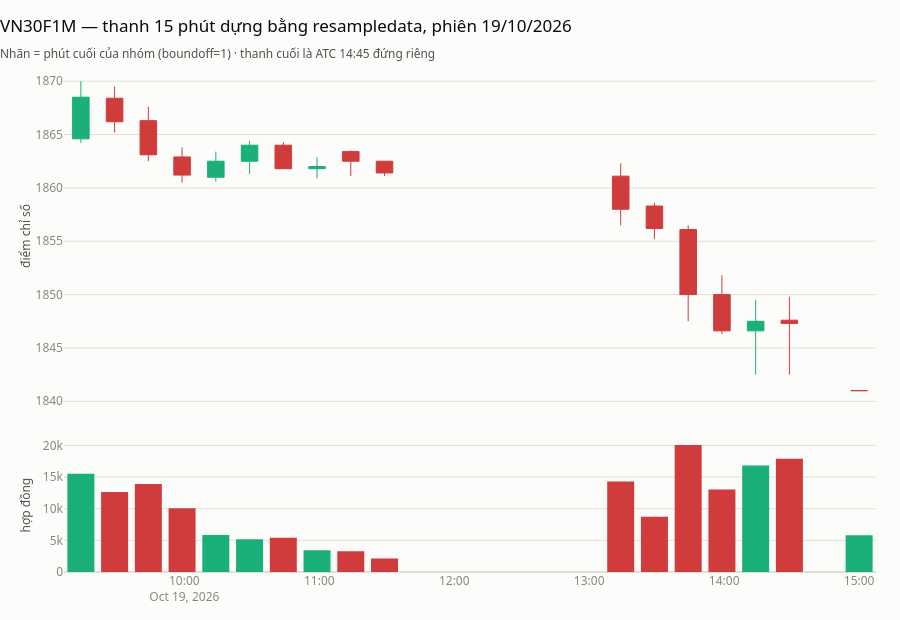

Notebook source saved alongside this figure:
### Markdown cell above
Với `boundoff=0`, thanh 5 phút đầu tiên của mỗi phiên **chỉ chứa thanh 09:00**,
thanh thứ hai chứa 09:01–09:05… — mọi thanh lệch một phút so với finlens, và
"khoảng mở cửa 15 phút" của chiến lược sẽ thiếu đúng phút mở cửa. Với
`boundoff=1` thì khớp với chuỗi 5 phút của finlens; nhãn của backtrader khi đó là
**phút của thanh 1 phút cuối cùng** trong nhóm (09:04, 09:09…).

Thanh 15 phút cho chiến lược dùng đúng thiết lập đó:

### Code cell
g15 = gop(khung_1p.tail(CHUAN * 3), 15, 1)
mot_phien = g15[g15.index.normalize() == g15.index.normalize().max()]
print(f"{len(mot_phien)} thanh 15 phút trong phiên {mot_phien.index[0]:%Y-%m-%d}")
print("Thanh đầu (khoảng mở cửa) — có ở strategy lúc thanh 1 phút", f"{mot_phien['luc_1p'].iloc[0]:%H:%M}:")
print(mot_phien.iloc[:2].to_string())

fig = nen(mot_phien.reset_index(), x="nhan",
          tieu_de=f"{HD} — thanh 15 phút dựng bằng resampledata, phiên {mot_phien.index[0]:%d/%m/%Y}",
          phu_de="Nhãn = phút cuối của nhóm (boundoff=1) · thanh cuối là ATC 14:45 đứng riêng",
          nhan_gia="điểm chỉ số")
fig.update_yaxes(title_text="hợp đồng", row=2, col=1)
fig

### Figure 1 — Plotly figure (JSON) as saved in the notebook; plotly's stock layout.template omitted (floating-point values rounded to 4 significant figures)
{"data": [{"close": [1868.0, 1866.0, 1863.0, 1861.0, 1862.0, 1864.0, 1862.0, 1862.0, 1862.0, 1861.0, 1858.0, 1856.0, 1850.0, 1847.0, 1848.0, 1847.0, 1841.0], "decreasing": {"fillcolor": "#d03b3b", "line": {"color": "#d03b3b", "width": 1}}, "high": [1870.0, 1870.0, 1868.0, 1864.0, 1863.0, 1864.0, 1864.0, 1863.0, 1864.0, 1862.0, 1862.0, 1859.0, 1856.0, 1852.0, 1850.0, 1850.0, 1841.0], "increasing": {"fillcolor": "#1baf7a", "line": {"color": "#1baf7a", "width": 1}}, "low": [1864.0, 1865.0, 1862.0, 1860.0, 1861.0, 1861.0, 1862.0, 1861.0, 1861.0, 1861.0, 1856.0, 1855.0, 1848.0, 1846.0, 1842.0, 1842.0, 1841.0], "name": "Giá", "open": [1865.0, 1868.0, 1866.0, 1863.0, 1861.0, 1862.0, 1864.0, 1862.0, 1863.0, 1862.0, 1861.0, 1858.0, 1856.0, 1850.0, 1847.0, 1848.0, 1841.0], "type": "candlestick", "x": ["2026-10-19T09:14:00.000000", "2026-10-19T09:29:00.000000", "2026-10-19T09:44:00.000000", "2026-10-19T09:59:00.000000", "2026-10-19T10:14:00.000000", "2026-10-19T10:29:00.000000", "2026-10-19T10:44:00.000000", "2026-10-19T10:59:00.000000", "2026-10-19T11:14:00.000000", "2026-10-19T11:29:00.000000", "2026-10-19T13:14:00.000000", "2026-10-19T13:29:00.000000", "2026-10-19T13:44:00.000000", "2026-10-19T13:59:00.000000", "2026-10-19T14:14:00.000000", "2026-10-19T14:29:00.000000", "2026-10-19T15:00:00.000000"], "xaxis": "x", "yaxis": "y"}, {"hovertemplate": "%{y:,.0f} cp<extra></extra>", "marker": {"color": ["#1baf7a", "#d03b3b", "#d03b3b", "#d03b3b", "#1baf7a", "#1baf7a", "#d03b3b", "#1baf7a", "#d03b3b", "#d03b3b", "#d03b3b", "#d03b3b", "#d03b3b", "#d03b3b", "#1baf7a", "#d03b3b", "#1baf7a"], "line": {"width": 0}}, "name": "Khối lượng", "type": "bar", "x": ["2026-10-19T09:14:00.000000", "2026-10-19T09:29:00.000000", "2026-10-19T09:44:00.000000", "2026-10-19T09:59:00.000000", "2026-10-19T10:14:00.000000", "2026-10-19T10:29:00.000000", "2026-10-19T10:44:00.000000", "2026-10-19T10:59:00.000000", "2026-10-19T11:14:00.000000", "2026-10-19T11:29:00.000000", "2026-10-19T13:14:00.000000", "2026-10-19T13:29:00.000000", "2026-10-19T13:44:00.000000", "2026-10-19T13:59:00.000000", "2026-10-19T14:14:00.000000", "2026-10-19T14:29:00.000000", "2026-10-19T15:00:00.000000"], "xaxis": "x2", "y": [15540.0, 12650.0, 13910.0, 10060.0, 5859.0, 5177.0, 5406.0, 3450.0, 3292.0, 2143.0, 14310.0, 8714.0, 20070.0, 13020.0, 16840.0, 17880.0, 5803.0], "yaxis": "y2"}], "layout": {"height": 620, "hovermode": "x unified", "showlegend": false, "title": {"text": "VN30F1M — thanh 15 phút dựng bằng resampledata, phiên 19/10/2026<br><sub style='color:#52514e'>Nhãn = phút cuối của nhóm (boundoff=1) · thanh cuối là ATC 14:45 đứng riêng</sub>"}, "xaxis": {"anchor": "y", "domain": [0.0, 1.0], "matches": "x2", "rangeslider": {"visible": false}, "showticklabels": false}, "xaxis2": {"anchor": "y2", "domain": [0.0, 1.0]}, "yaxis": {"anchor": "x", "domain": [0.3232, 1.0], "title": {"text": "điểm chỉ số"}}, "yaxis2": {"anchor": "x2", "domain": [0.0, 0.2632], "title": {"text": "hợp đồng"}}}}
